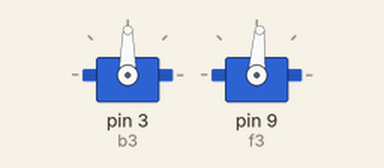
The sketch below on a simulated Arduino Uno, built with avr-gcc and run on an emulated ATmega328P. On the bench: 2 × servo.

Above: at 1.05 s.
Timing chart, 0 to 4.0 s (numbered marks = the images above):
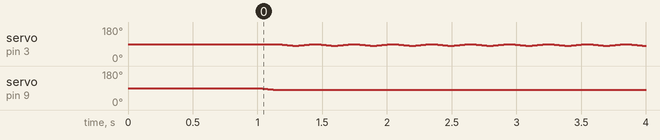

The sketch:

var_speed_servo.pde
```cpp
#include <VarSpeedServo.h>
VarSpeedServo f3;
VarSpeedServo b3;
int n=90,l=10,m=20,b=30,x=150;
void setup()
{
  b3.attach(3);
  f3.attach(9);
  b3.slowmove(n,40);
  f3.slowmove(n,40);
  delay(1000);
}
void loop()
{
 f3.slowmove(n-l,40);
 delay(x);
 b3.slowmove(n-m,40);
 delay(x);

 b3.slowmove(n+b,40);
}
```

Measured:
- by itself, servo on pin 9 (f3): 90° → 80° at 1.0 s
- by itself, servo on pin 3 (b3): repeats every 0.30 s: 86° 0.02 s, 85° 0.02 s, 84° 0.02 s, 83° 0.02 s, 81° 0.05 s, 83° 0.02 s, 84° 0.02 s, 85° 0.02 s, 86° 0.02 s, 88° 0.02 s, 89° 0.03 s, 90° 0.02 s, 88° 0.02 s
